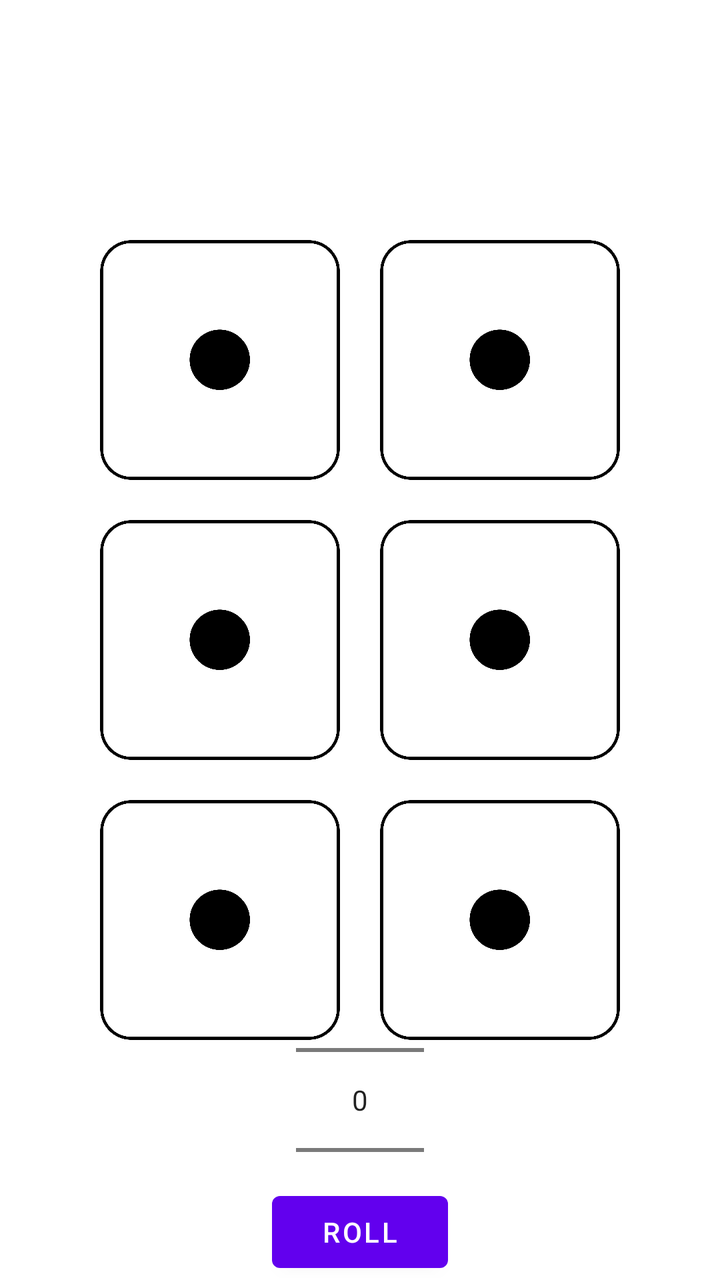
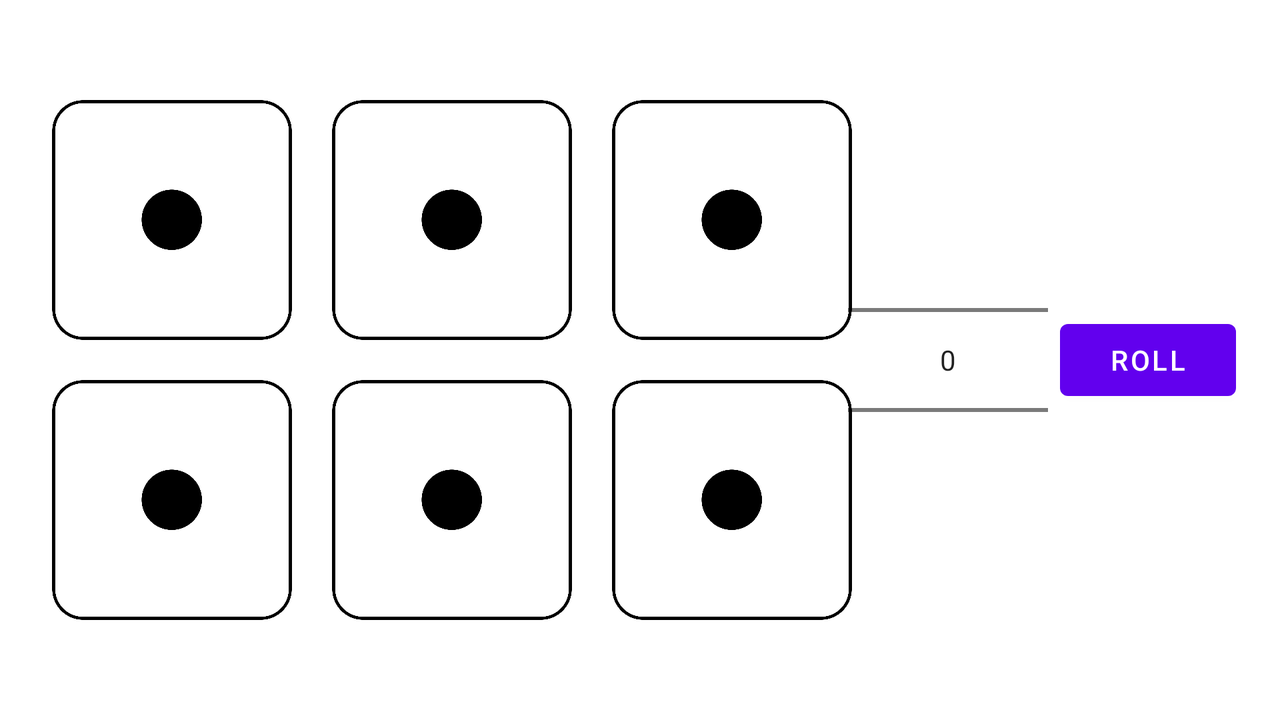

Two renders of one Android screen. The first uses the default layout on a phone; the second uses the alternative layout the repository ships for a different screen configuration, on a matching device. The two XML files are below.
<!-- AndroidManifest.xml: application theme Theme.CA1DiceCup -->
<!-- res/layout/activity_main.xml -->
<?xml version="1.0" encoding="utf-8"?>
<RelativeLayout xmlns:android="http://schemas.android.com/apk/res/android"
    android:layout_width="match_parent"
    android:layout_height="match_parent"
    xmlns:tools="http://schemas.android.com/tools"
    android:paddingLeft="16dp"
    android:paddingRight="16dp"
    tools:context=".MainActivity">

    <GridLayout
        android:id="@+id/gridLayout"
        android:layout_width="wrap_content"
        android:layout_height="wrap_content"
        android:layout_centerInParent="true"
        android:columnCount="2">

        <ImageView
            android:id="@+id/imgDice1"
            android:layout_width="wrap_content"
            android:layout_height="wrap_content"
            android:layout_margin="10dp"
            android:adjustViewBounds="true"
            android:maxWidth="120dp"
            android:src="@drawable/dice1" />

        <ImageView
            android:id="@+id/imgDice2"
            android:layout_width="wrap_content"
            android:layout_height="wrap_content"
            android:layout_margin="10dp"
            android:adjustViewBounds="true"
            android:maxWidth="120dp"
            android:src="@drawable/dice1" />

        <ImageView
            android:id="@+id/imgDice3"
            android:layout_width="wrap_content"
            android:layout_height="wrap_content"
            android:layout_margin="10dp"
            android:adjustViewBounds="true"
            android:maxWidth="120dp"
            android:src="@drawable/dice1" />

        <ImageView
            android:id="@+id/imgDice4"
            android:layout_width="wrap_content"
            android:layout_height="wrap_content"
            android:layout_margin="10dp"
            android:adjustViewBounds="true"
            android:maxWidth="120dp"
            android:src="@drawable/dice1" />

        <ImageView
            android:id="@+id/imgDice5"
            android:layout_width="wrap_content"
            android:layout_height="wrap_content"
            android:layout_margin="10dp"
            android:adjustViewBounds="true"
            android:maxWidth="120dp"
            android:src="@drawable/dice1" />

        <ImageView
            android:id="@+id/imgDice6"
            android:layout_width="wrap_content"
            android:layout_height="wrap_content"
            android:layout_margin="10dp"
            android:adjustViewBounds="true"
            android:maxWidth="120dp"
            android:src="@drawable/dice1" />

    </GridLayout>

    <NumberPicker
        android:id="@+id/nPRollAmount"
        android:layout_width="wrap_content"
        android:layout_height="wrap_content"
        android:layout_centerHorizontal="true"
        android:layout_alignParentBottom="true"/>

    <Button
        android:id="@+id/btnRoll"
        android:layout_width="wrap_content"
        android:layout_height="wrap_content"
        android:layout_marginHorizontal="6dp"
        android:text="Roll"
        android:layout_centerHorizontal="true"
        android:layout_alignParentBottom="true"/>

</RelativeLayout>
<!-- resources referenced by this layout -->
<resources>
  <!-- drawable dice1: png bitmap (drawable, 27994 bytes) -->
  <style name="Theme.CA1DiceCup" parent="Theme.MaterialComponents.DayNight.DarkActionBar">
          
          <item name="colorPrimary">@color/purple_500</item>
          <item name="colorPrimaryVariant">@color/purple_700</item>
          <item name="colorOnPrimary">@color/white</item>
          
          <item name="colorSecondary">@color/teal_200</item>
          <item name="colorSecondaryVariant">@color/teal_700</item>
          <item name="colorOnSecondary">@color/black</item>
          
          <item name="android:statusBarColor" tools:targetApi="l">?attr/colorPrimaryVariant</item>
          
      </style>
</resources>
<!-- res/layout-land/activity_main.xml (the repository's variant of the layout above) -->
<!-- drawn on the phone turned sideways -->
<?xml version="1.0" encoding="utf-8"?>
<RelativeLayout xmlns:android="http://schemas.android.com/apk/res/android"
    android:layout_width="match_parent"
    android:layout_height="match_parent"
    xmlns:tools="http://schemas.android.com/tools"
    android:paddingLeft="16dp"
    android:paddingRight="16dp"
    tools:context=".MainActivity">

    <GridLayout
        android:id="@+id/gridLayout"
        android:layout_width="wrap_content"
        android:layout_height="wrap_content"
        android:layout_centerVertical="true"
        android:columnCount="3">

        <ImageView
            android:id="@+id/imgDice1"
            android:layout_width="wrap_content"
            android:layout_height="wrap_content"
            android:layout_margin="10dp"
            android:adjustViewBounds="true"
            android:maxWidth="120dp"
            android:src="@drawable/dice1" />

        <ImageView
            android:id="@+id/imgDice2"
            android:layout_width="wrap_content"
            android:layout_height="wrap_content"
            android:layout_margin="10dp"
            android:adjustViewBounds="true"
            android:maxWidth="120dp"
            android:src="@drawable/dice1" />

        <ImageView
            android:id="@+id/imgDice3"
            android:layout_width="wrap_content"
            android:layout_height="wrap_content"
            android:layout_margin="10dp"
            android:adjustViewBounds="true"
            android:maxWidth="120dp"
            android:src="@drawable/dice1" />

        <ImageView
            android:id="@+id/imgDice4"
            android:layout_width="wrap_content"
            android:layout_height="wrap_content"
            android:layout_margin="10dp"
            android:adjustViewBounds="true"
            android:maxWidth="120dp"
            android:src="@drawable/dice1" />

        <ImageView
            android:id="@+id/imgDice5"
            android:layout_width="wrap_content"
            android:layout_height="wrap_content"
            android:layout_margin="10dp"
            android:adjustViewBounds="true"
            android:maxWidth="120dp"
            android:src="@drawable/dice1" />

        <ImageView
            android:id="@+id/imgDice6"
            android:layout_width="wrap_content"
            android:layout_height="wrap_content"
            android:layout_margin="10dp"
            android:adjustViewBounds="true"
            android:maxWidth="120dp"
            android:src="@drawable/dice1" />

    </GridLayout>

    <NumberPicker
        android:id="@+id/nPRollAmount"
        android:layout_width="wrap_content"
        android:minWidth="100dp"
        android:layout_height="wrap_content"
        android:layout_toLeftOf="@+id/btnRoll"
        android:layout_centerVertical="true"/>

    <Button
        android:id="@+id/btnRoll"
        android:layout_width="wrap_content"
        android:layout_height="wrap_content"
        android:layout_marginHorizontal="6dp"
        android:text="Roll"
        android:layout_centerHorizontal="true"
        android:layout_centerInParent="true"
        android:layout_alignParentRight="true" />

</RelativeLayout>
